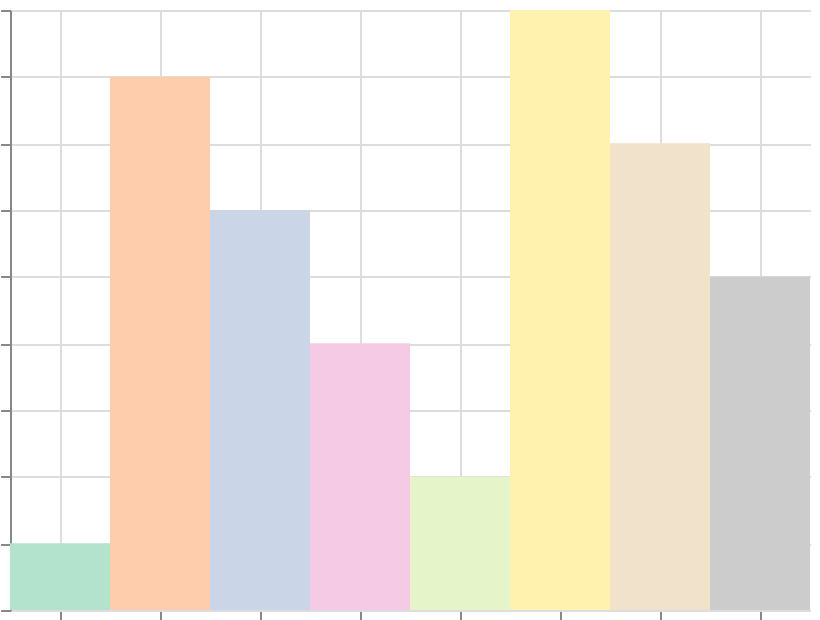

The Vega-Lite source for this figure:
### Vega specification from a JSON file in a GitHub repository (floating-point values rounded to 4 significant figures)
{"$schema": "https://vega.github.io/schema/vega/v6.json", "width": 400, "height": 300, "padding": 5, "autosize": "none", "data": [{"name": "table", "values": [{"cat": "A", "val": 1}, {"cat": "B", "val": 8}, {"cat": "C", "val": 6}, {"cat": "D", "val": 4}, {"cat": "E", "val": 2}, {"cat": "F", "val": 9}, {"cat": "G", "val": 7}, {"cat": "H", "val": 5}]}], "scales": [{"name": "x", "type": "band", "domain": {"data": "table", "field": "cat", "sort": true}, "range": "width"}, {"name": "y", "type": "linear", "domain": {"data": "table", "field": "val"}, "range": [{"signal": "height"}, 0], "zero": true, "nice": true}, {"name": "color", "type": "ordinal", "domain": {"data": "table", "field": "cat", "sort": true}, "range": {"scheme": "pastel2"}}], "marks": [{"type": "rect", "from": {"data": "table"}, "encode": {"update": {"x": {"scale": "x", "field": "cat"}, "width": {"scale": "x", "band": 1}, "y": {"scale": "y", "field": "val"}, "y2": {"scale": "y", "value": 0}, "fill": {"scale": "color", "field": "cat"}}}}], "axes": [{"scale": "x", "orient": "bottom", "grid": true, "labels": false}, {"scale": "y", "orient": "left", "grid": true, "labels": false}], "legends": [{"fill": "color"}]}
